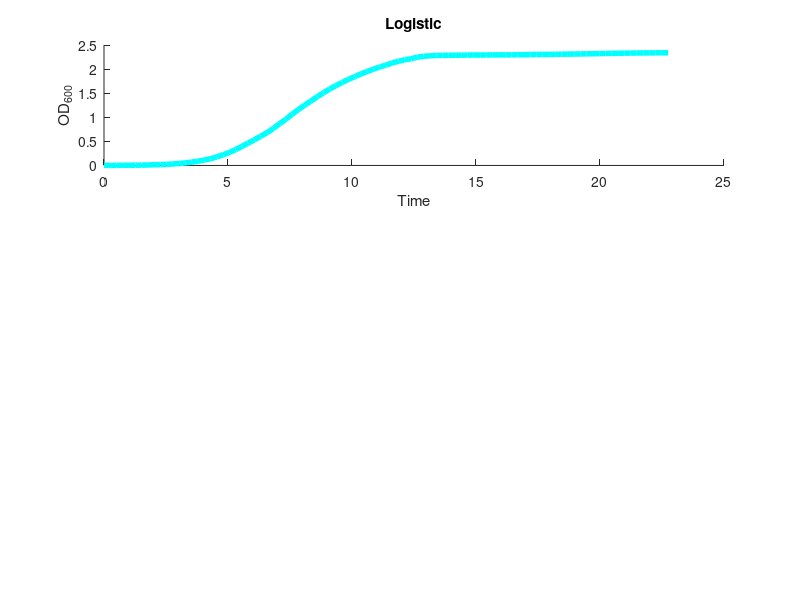

Here is the MATLAB script that generated this plot: (Note: this script raises an error after producing the figure.)
%       This script calculates growth rate, lag time, and geometric lag time
%       using the four independent methods described in the manuscript
%       "Conjugation dynamics depend on both plasmid acquisition cost and
%       fitness cost"
%          - AUTHOR: H PRENSKY
%          - DATE: 2020-12-01
%          - MEHTODS:
%               1. modified logistic method
%               2. modified gompertz method
%               3. baranyi method
%               4. prensky method


clear all, close all, clc

% load demo data for analysis
load sample_data.mat 
% define number of biological replicates
reps = size(OD,1); 
% open a new figure to plot logistic, gompertz, and baranyi fits
figure; hold on

% define collection matrixes, columns correspond to method number
growth_rates = zeros(reps, 4);
lag_times = zeros(reps, 4);
geo_lag_times = zeros(reps, 3);

% loop through each data replicate
for q = 1:reps
    % define y data, which are OD measurements
    ydata = OD(q,:); 
    
    %% Method 1 -- Modified Logistic
    method = 1;
    % plot OD as a function of time
    subplot(3,1,method), hold on, title('Logistic')
    xlabel('Time'), ylabel('OD_6_0_0')
    ydata1 = log(ydata./min(ydata)); %log-transforming the demo data
    plot(time,ydata1,'c','linewidth',4.0)
    
    % calculate growth rate and lag time using modified logistic equation
    %%%% x = [max, growthrate, lagtime] = [0.5 .3 15]
    x0 = [0.5 .3 15];
    % least squares fitting using the modified logistic equation
    x = lsqcurvefit(@growth_modifiedLogistic,x0,time,ydata1);
    ydatafit1 = growth_modifiedLogistic(x,time);
    plot(time,ydatafit1,':k','linewidth',4.0)
    growth_rates(q,method) = x(2); %Calculate growth rate and save to matrix
    lag_times(q,method) = x(3); %Calculate lag time and save to matrix
    % calculate lag time using logistic growth & geometric lag function
    output = calculate_geometric_lagTime(time,ydatafit1);
    geo_lag_times(q, method) = output; %save data to matrix
    
    
    
    %% Method 2 -- Modified Gompertz
    method = 2;
    % plot OD as a function of time
    subplot (3, 1, method), hold on, title('Gompertz')
    xlabel('Time'), ylabel('OD_6_0_0')
    ydata2 = log(ydata./min(ydata)); %log transform the demo data
    plot(time, ydata2, 'c', 'linewidth', 4.0)
    % calculate growth rate and lag time using modified logistic equation
    %%%% x = [max, growthrate, lagtime] = [0.5 .3 15]
    x0 = [0.5, 0.3, 15];
    % least squares fitting using the modified gompertz equation
    x = lsqcurvefit(@growth_modifiedGompertz, x0, time, ydata2);
    ydatafit2 = growth_modifiedGompertz(x, time);
    plot(time, ydatafit2, ':k', 'linewidth', 4.0)
    growth_rates(q,method) = x(2); %Calculate growth rate and save to matrix
    lag_times(q,method) = x(3); %Calculate lag time and save to matrix
    % calculate lag time using logistic growth & geometric lag function
    output = calculate_geometric_lagTime(time,ydatafit2);
    geo_lag_times(q, method) = output; %save data to matrix
    
    
    
    %% Method 3 -- Baranyi
    method = 3;
    % plot OD as a function of time
    subplot (3, 1, method), hold on, title('Baranyi')
    xlabel('Time'), ylabel('OD_6_0_0')
    ydata3 = log(ydata./min(ydata)); %log transform the demo data
    plot(time, ydata3, 'c', 'linewidth', 4.0)
    % calculate growth rate and lag time using modified logistic equation
    %%%% x = [growth rate, lag time, min, max] = [0.5 15 0 1]
    x0 = [0.5, 15, 0, 1];
    x = lsqcurvefit(@growth_baranyi, x0, time, ydata3);
    ydatafit3 = growth_baranyi(x, time);
    plot(time, ydatafit3, ':k', 'linewidth', 4.0)
    growth_rates(q,method) = x(1); %Calculate growth rate and save to matrix
    lag_times(q,method) = x(2); %Calculate lag time and save to matrix
    % calculate lag time using logistic growth & geometric lag function
    output = calculate_geometric_lagTime(time,ydatafit3);
    geo_lag_times(q, method) = output; %save data to matrix
    
    
    %% Method 4 -- Prensky
    method = 4;
    % This method is not a curve-fitting equation, rather, it calculates
    % growth rate and lag time using a tangent line to the maximum slope. This
    % section will calculate growth rate and lag time and save the data to
    % column 4 of the collection matrices
    
    tangent_line = growth_prensky(time, ydata); 
    growth_rates(q, method) = tangent_line(1);
    lag_times(q, method) = (tangent_line(2) / tangent_line(1)) * -1;
end


